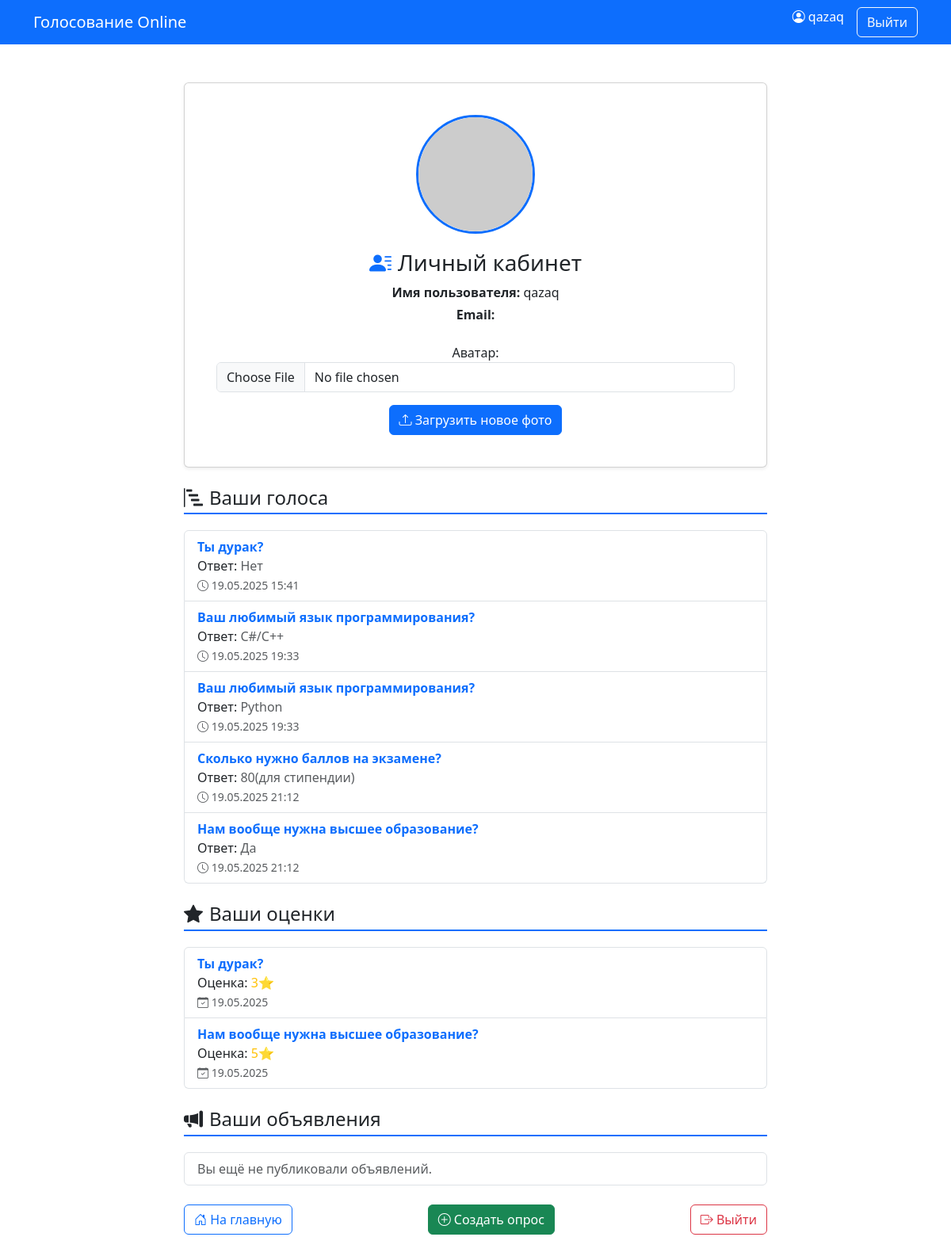
Screenshot of /profile/ (signed in) with the database file from the repository.
### polls/models.py (models this page shows, shortened)
class Profile(models.Model):
    user = models.OneToOneField(User, on_delete=models.CASCADE)
    avatar = models.ImageField(
        "Аватар",
        upload_to='avatars/',
        blank=True,
        null=True,
        validators=[validate_image_size, validate_image_extension]
    )
    class Meta:
        verbose_name = "Профиль"
        verbose_name_plural = "Профили"

class Vote(models.Model):
    poll = models.ForeignKey(Poll, related_name='votes', on_delete=models.CASCADE)
    vote_choice = models.ForeignKey(Choice, on_delete=models.CASCADE)
    user_name = models.CharField("Имя пользователя", max_length=100, default="anonymous")
    comment = models.TextField("Комментарий", null=True, blank=True)
    created_at = models.DateTimeField("Дата голосования", auto_now_add=True)
    class Meta:
        verbose_name = "Голос"
        verbose_name_plural = "Голоса"

class Poll(models.Model):
    question = models.CharField("Вопрос", max_length=255)
    pub_date = models.DateTimeField("Дата публикации", auto_now_add=True)
    end_date = models.DateTimeField("Дата окончания")
    allow_multiple_choices = models.BooleanField("Разрешить множественный выбор", default=False)
    author = models.ForeignKey(User, on_delete=models.CASCADE, verbose_name="Автор")
    image = models.ImageField(
        "Изображение опроса",
        upload_to='poll_images/',
        blank=True,
        null=True,
        validators=[validate_image_size, validate_image_extension]
    )
    class Meta:
        verbose_name = "Опрос"
        verbose_name_plural = "Опросы"
        ordering = ['-pub_date']
    def is_active(self):
        return self.end_date >= timezone.now()
    is_active.boolean = True

class Choice(models.Model):
    poll = models.ForeignKey(Poll, related_name='choices', on_delete=models.CASCADE)
    choice_text = models.CharField("Текст варианта", max_length=200)
    class Meta:
        verbose_name = "Вариант ответа"
        verbose_name_plural = "Варианты ответа"
    def __str__(self):
        return self.choice_text

class Rating(models.Model):
    poll = models.ForeignKey(Poll, related_name='ratings', on_delete=models.CASCADE)
    user_name = models.CharField("Имя пользователя", max_length=100, default="anonymous")
    rating_value = models.IntegerField("Оценка", default=0)
    comment = models.TextField("Комментарий", null=True, blank=True)
    created_at = models.DateTimeField("Дата оценки", auto_now_add=True)
    class Meta:
        verbose_name = "Оценка"
        verbose_name_plural = "Оценки"

### Online_voting_system/views.py (the view)
# urls.py: path('profile/', profile_view, name='profile'),
@login_required
def profile_view(request):
    user = request.user
    profile, created = Profile.objects.get_or_create(user=user)
    votes = Vote.objects.filter(user_name=user.username)
    ratings = Rating.objects.filter(user_name=user.username)
    announcements = Announcement.objects.filter(author=user)
    if request.method == 'POST' and request.FILES.get('avatar'):
        avatar_form = AvatarUploadForm(request.POST, request.FILES, instance=profile)
        if avatar_form.is_valid():
            avatar_form.save()
            messages.success(request, "Аватар успешно обновлён!")
            return redirect('profile')
    else:
        avatar_form = AvatarUploadForm(instance=profile)
    context = {
        'user': user,
        'profile': profile,
        'votes': votes,
        'ratings': ratings,
        'announcements': announcements,
        'avatar_form': avatar_form,
    }
    return render(request, 'Online_voting_system/profile.html', context)

### polls/forms.py (shortened to what this page needs)
class AvatarUploadForm(forms.ModelForm):
    class Meta:
        model = Profile
        fields = ['avatar']
        widgets = {
            'avatar': forms.FileInput(attrs={'class': 'form-control'}),
        }

### templates/Online_voting_system/profile.html (shortened to what this page needs)
<!DOCTYPE html>
<html lang="ru">
<head>
    <link href="https://cdn.jsdelivr.net/npm/bootstrap@5.3.0/dist/css/bootstrap.min.css" rel="stylesheet">
    <link href="https://cdn.jsdelivr.net/npm/bootstrap-icons@1.10.5/font/bootstrap-icons.css" rel="stylesheet">
</head>
<body>
<nav class="navbar navbar-expand-lg navbar-dark bg-primary">
    <div class="container">
        <a class="navbar-brand" href="{% url 'index' %}">Голосование Online</a>
        <div class="d-flex ms-auto">
            <span class="text-white me-3"><i class="bi bi-person-circle"></i> {{ user.username }}</span>
            <a href="{% url 'logout' %}" class="btn btn-outline-light">Выйти</a>
        </div>
    </div>
</nav>
<div class="container my-5">
    <div class="row justify-content-center">
        <div class="col-md-10 col-lg-8">
            <div class="card shadow-sm mb-4 text-center p-4">
                <div class="card-body">
                    {% if profile.avatar %}
                        <img src="{{ profile.avatar.url }}" alt="Фото профиля" class="profile-image">
                    {% else %}
                        <img src="https://via.placeholder.com/150" alt="Нет фото" class="profile-image">
                    {% endif %}
                    <h3 class="card-title"><i class="bi bi-person-lines-fill me-2"></i>Личный кабинет</h3>
                    <p class="mb-1"><strong>Имя пользователя:</strong> {{ user.username }}</p>
                    <p><strong>Email:</strong> {{ user.email }}</p>
                    <form method="post" enctype="multipart/form-data" class="mt-4">
                        <div class="mb-3">
                            {{ avatar_form.avatar.label_tag }}
                            {{ avatar_form.avatar }}
                        </div>
                        <button type="submit" name="avatar_upload" class="btn btn-primary">
                            <i class="bi bi-upload"></i> Загрузить новое фото
                        </button>
                    </form>
                </div>
            </div>
            <div class="mb-4">
                <h4 class="section-title"><i class="bi bi-bar-chart-steps me-2"></i>Ваши голоса</h4>
                <ul class="list-group">
                    {% for vote in votes %}
                        <li class="list-group-item">
                            <strong>{{ vote.poll.question }}</strong><br>
                            Ответ: <span class="text-muted">{{ vote.vote_choice }}</span><br>
                            <small class="text-muted"><i class="bi bi-clock"></i> {{ vote.created_at|date:"d.m.Y H:i" }}</small>
                        </li>
                    {% empty %}
                        <li class="list-group-item text-muted">Вы ещё не голосовали.</li>
                    {% endfor %}
                </ul>
            </div>
            <div class="mb-4">
                <h4 class="section-title"><i class="bi bi-star-fill me-2"></i>Ваши оценки</h4>
                <ul class="list-group">
                    {% for rating in ratings %}
                        <li class="list-group-item">
                            <strong>{{ rating.poll.question }}</strong><br>
                            Оценка: <span class="text-warning">{{ rating.rating_value }}⭐</span><br>
                            <small class="text-muted"><i class="bi bi-calendar-check"></i> {{ rating.created_at|date:"d.m.Y" }}</small>
                        </li>
                    {% empty %}
                        <li class="list-group-item text-muted">Вы ещё не ставили оценок.</li>
                    {% endfor %}
                </ul>
            </div>
            <div class="mb-4">
                <h4 class="section-title"><i class="bi bi-megaphone-fill me-2"></i>Ваши объявления</h4>
                <ul class="list-group">
                    {% for post in announcements %}
                        <li class="list-group-item">
                            <strong>{{ post.title }}</strong><br>
                            <small class="text-muted"><i class="bi bi-calendar-event"></i> {{ post.created_at|date:"d.m.Y" }}</small>
                        </li>
                    {% empty %}
                        <li class="list-group-item text-muted">Вы ещё не публиковали объявлений.</li>
                    {% endfor %}
                </ul>
            </div>
            <div class="d-flex justify-content-between flex-wrap gap-2">
                <a href="{% url 'index' %}" class="btn btn-outline-primary">
                    <i class="bi bi-house-door"></i> На главную
                </a>
                <a href="{% url 'create_poll' %}" class="btn btn-success">
                    <i class="bi bi-plus-circle"></i> Создать опрос
                </a>
                <a href="{% url 'logout' %}" class="btn btn-outline-danger">
                    <i class="bi bi-box-arrow-right"></i> Выйти
                </a>
            </div>
        </div>
    </div>
</div>
</body>
</html>

### templates/Online_voting_system/profile.html (style rules this page uses)
.section-title { border-bottom: 2px solid #0d6efd; padding-bottom: 5px; margin-bottom: 20px; }
.card-title i { color: #0d6efd; }
.list-group-item strong { color: #0d6efd; }
.profile-image { width: 150px; height: 150px; object-fit: cover; border-radius: 50%; border: 3px solid #0d6efd; margin-bottom: 20px; }

### rows the page displays
Vote: poll.question "Ты дурак?", vote_choice "Нет", created_at "19.05.2025 15:41"
Vote: poll.question "Ваш любимый язык программирования?", vote_choice "C#/C++", created_at "19.05.2025 19:33"
Vote: poll.question "Ваш любимый язык программирования?", vote_choice "Python", created_at "19.05.2025 19:33"
Vote: poll.question "Сколько нужно баллов на экзамене?", vote_choice "80(для стипендии)", created_at "19.05.2025 21:12"
Vote: poll.question "Нам вообще нужна высшее образование?", vote_choice "Да", created_at "19.05.2025 21:12"
Rating: poll.question "Ты дурак?", rating_value "3", created_at "19.05.2025"
Rating: poll.question "Нам вообще нужна высшее образование?", rating_value "5", created_at "19.05.2025"

### other values shown
{{ user.username }} "qazaq"
{{ avatar_form.avatar.label_tag }} "Аватар:"
